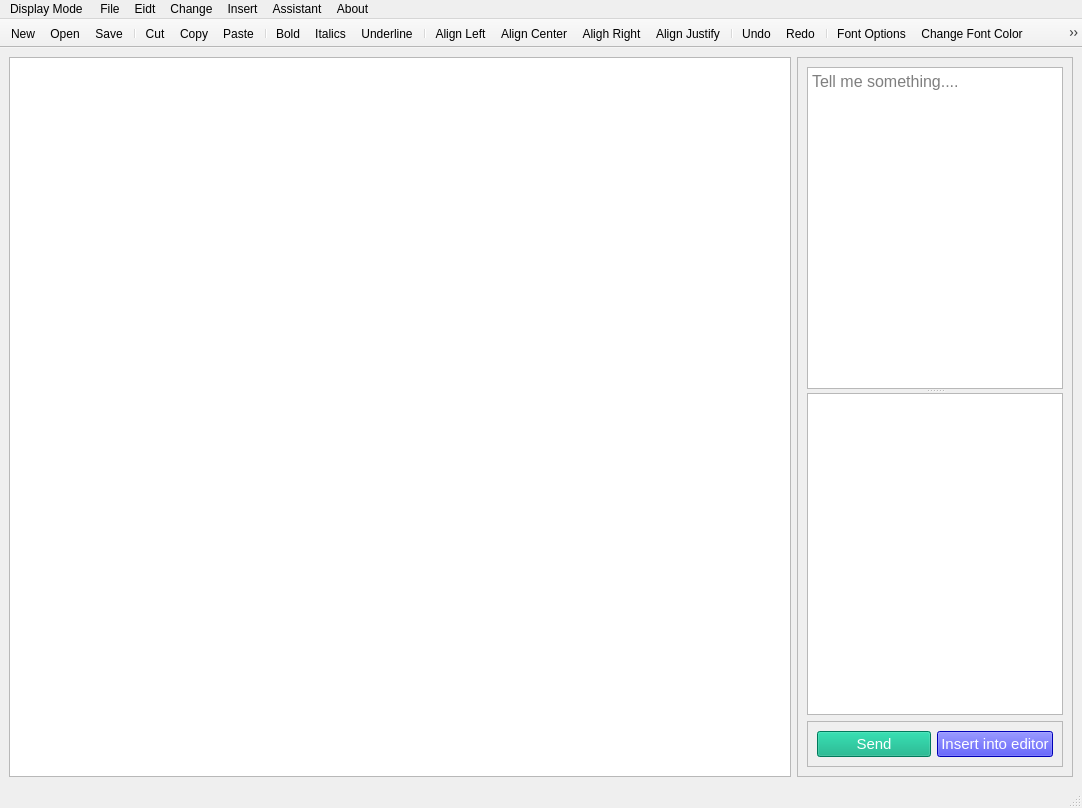
<?xml version="1.0" encoding="UTF-8"?>
<ui version="4.0">
 <class>Editor</class>
 <widget class="QMainWindow" name="Editor">
  <property name="geometry">
   <rect>
    <x>0</x>
    <y>0</y>
    <width>1082</width>
    <height>808</height>
   </rect>
  </property>
  <property name="windowTitle">
   <string>Tommy's Docs</string>
  </property>
  <property name="windowIcon">
   <iconset resource="../res.qrc">
    <normaloff>:/img/resources/imgs/_app_icon.ico</normaloff>:/img/resources/imgs/_app_icon.ico</iconset>
  </property>
  <widget class="QWidget" name="centralwidget">
   <layout class="QHBoxLayout" name="horizontalLayout_2">
    <item>
     <widget class="QTextEdit" name="textEdit">
      <property name="font">
       <font>
        <pointsize>12</pointsize>
       </font>
      </property>
     </widget>
    </item>
    <item>
     <widget class="QFrame" name="chatbot_frame">
      <property name="maximumSize">
       <size>
        <width>400</width>
        <height>16777215</height>
       </size>
      </property>
      <property name="frameShape">
       <enum>QFrame::StyledPanel</enum>
      </property>
      <property name="frameShadow">
       <enum>QFrame::Raised</enum>
      </property>
      <layout class="QVBoxLayout" name="verticalLayout">
       <item>
        <widget class="QSplitter" name="splitter">
         <property name="orientation">
          <enum>Qt::Vertical</enum>
         </property>
         <property name="childrenCollapsible">
          <bool>false</bool>
         </property>
         <widget class="QTextEdit" name="prompt">
          <property name="font">
           <font>
            <pointsize>12</pointsize>
           </font>
          </property>
          <property name="placeholderText">
           <string>Tell me something....</string>
          </property>
         </widget>
         <widget class="QTextEdit" name="response">
          <property name="font">
           <font>
            <pointsize>11</pointsize>
           </font>
          </property>
         </widget>
        </widget>
       </item>
       <item>
        <widget class="QFrame" name="frame">
         <property name="frameShape">
          <enum>QFrame::StyledPanel</enum>
         </property>
         <property name="frameShadow">
          <enum>QFrame::Raised</enum>
         </property>
         <layout class="QHBoxLayout" name="horizontalLayout">
          <item>
           <widget class="QPushButton" name="send_pushButton">
            <property name="font">
             <font>
              <pointsize>11</pointsize>
             </font>
            </property>
            <property name="styleSheet">
             <string notr="true">background-color: rgb(0, 170, 127);
color: rgb(255, 255, 255);</string>
            </property>
            <property name="text">
             <string>Send</string>
            </property>
           </widget>
          </item>
          <item>
           <widget class="QPushButton" name="insert_pushButton">
            <property name="font">
             <font>
              <pointsize>11</pointsize>
             </font>
            </property>
            <property name="styleSheet">
             <string notr="true">background-color: rgb(0, 0, 255);
color: rgb(255, 255, 255);</string>
            </property>
            <property name="text">
             <string>Insert into editor</string>
            </property>
           </widget>
          </item>
         </layout>
        </widget>
       </item>
      </layout>
     </widget>
    </item>
   </layout>
  </widget>
  <widget class="QMenuBar" name="menubar">
   <property name="geometry">
    <rect>
     <x>0</x>
     <y>0</y>
     <width>1082</width>
     <height>26</height>
    </rect>
   </property>
   <widget class="QMenu" name="menuFile">
    <property name="title">
     <string>File</string>
    </property>
    <addaction name="actionNew"/>
    <addaction name="actionOpen"/>
    <addaction name="actionSave"/>
    <addaction name="actionSave_As"/>
    <addaction name="separator"/>
    <addaction name="actionPrint"/>
    <addaction name="actionPrint_Preview"/>
    <addaction name="actionExport_to_PDF"/>
    <addaction name="separator"/>
    <addaction name="actionExit"/>
   </widget>
   <widget class="QMenu" name="menuEidt">
    <property name="title">
     <string>Eidt</string>
    </property>
    <addaction name="actionCopy"/>
    <addaction name="actionCut"/>
    <addaction name="actionPaste"/>
    <addaction name="separator"/>
    <addaction name="actionUndo"/>
    <addaction name="actionRedo"/>
    <addaction name="separator"/>
    <addaction name="actionSelect_All"/>
   </widget>
   <widget class="QMenu" name="menuChange">
    <property name="title">
     <string>Change</string>
    </property>
    <addaction name="actionChange_Font_Color"/>
    <addaction name="actionChange_Background_Color"/>
   </widget>
   <widget class="QMenu" name="menuInsert">
    <property name="title">
     <string>Insert</string>
    </property>
    <addaction name="actionInsert_Time"/>
    <addaction name="actionInsert_Date"/>
   </widget>
   <widget class="QMenu" name="menuAssistant">
    <property name="title">
     <string>Assistant</string>
    </property>
    <addaction name="actionOpen_Assistant"/>
    <addaction name="actionParaphrase_Text"/>
    <addaction name="actionSummarize_Text"/>
   </widget>
   <widget class="QMenu" name="menuAbout">
    <property name="title">
     <string>About</string>
    </property>
    <addaction name="actionDeveloper"/>
    <addaction name="actionAbout_App"/>
   </widget>
   <widget class="QMenu" name="menuDisplay_Mode">
    <property name="title">
     <string>Display Mode </string>
    </property>
    <addaction name="actionMobile_2"/>
    <addaction name="actionTablet_2"/>
    <addaction name="actionDesktop_2"/>
   </widget>
   <addaction name="menuDisplay_Mode"/>
   <addaction name="menuFile"/>
   <addaction name="menuEidt"/>
   <addaction name="menuChange"/>
   <addaction name="menuInsert"/>
   <addaction name="menuAssistant"/>
   <addaction name="menuAbout"/>
  </widget>
  <widget class="QStatusBar" name="statusbar"/>
  <widget class="QToolBar" name="toolBar">
   <property name="windowTitle">
    <string>toolBar</string>
   </property>
   <property name="movable">
    <bool>false</bool>
   </property>
   <property name="floatable">
    <bool>true</bool>
   </property>
   <attribute name="toolBarArea">
    <enum>TopToolBarArea</enum>
   </attribute>
   <attribute name="toolBarBreak">
    <bool>false</bool>
   </attribute>
   <addaction name="actionNew"/>
   <addaction name="actionOpen"/>
   <addaction name="actionSave"/>
   <addaction name="separator"/>
   <addaction name="actionCut"/>
   <addaction name="actionCopy"/>
   <addaction name="actionPaste"/>
   <addaction name="separator"/>
   <addaction name="actionBold"/>
   <addaction name="actionItalics"/>
   <addaction name="actionUnderline"/>
   <addaction name="separator"/>
   <addaction name="actionAlign_Left"/>
   <addaction name="actionAlign_Center"/>
   <addaction name="actionAlign_Right"/>
   <addaction name="actionAlign_Justify"/>
   <addaction name="separator"/>
   <addaction name="actionUndo"/>
   <addaction name="actionRedo"/>
   <addaction name="separator"/>
   <addaction name="actionFont_Options"/>
   <addaction name="actionChange_Font_Color"/>
   <addaction name="actionChange_Background_Color"/>
   <addaction name="separator"/>
   <addaction name="actionExport_to_PDF"/>
   <addaction name="actionPrint_Preview"/>
   <addaction name="actionPrint"/>
   <addaction name="separator"/>
   <addaction name="actionInsert_Date"/>
   <addaction name="actionInsert_Time"/>
   <addaction name="separator"/>
   <addaction name="actionOpen_Assistant"/>
   <addaction name="actionRead_out"/>
   <addaction name="actionSpeech_to_Text"/>
  </widget>
  <action name="actionNew">
   <property name="icon">
    <iconset resource="../res.qrc">
     <normaloff>:/img/resources/imgs/new.png</normaloff>:/img/resources/imgs/new.png</iconset>
   </property>
   <property name="text">
    <string>New</string>
   </property>
   <property name="toolTip">
    <string>Create a new file</string>
   </property>
   <property name="shortcut">
    <string>Ctrl+N</string>
   </property>
  </action>
  <action name="actionOpen">
   <property name="icon">
    <iconset resource="../res.qrc">
     <normaloff>:/img/resources/imgs/open.png</normaloff>:/img/resources/imgs/open.png</iconset>
   </property>
   <property name="text">
    <string>Open</string>
   </property>
   <property name="toolTip">
    <string>Open a file</string>
   </property>
   <property name="shortcut">
    <string>Ctrl+O</string>
   </property>
  </action>
  <action name="actionSave">
   <property name="icon">
    <iconset resource="../res.qrc">
     <normaloff>:/img/resources/imgs/save.png</normaloff>:/img/resources/imgs/save.png</iconset>
   </property>
   <property name="text">
    <string>Save</string>
   </property>
   <property name="toolTip">
    <string>Save this file</string>
   </property>
   <property name="shortcut">
    <string>Ctrl+S</string>
   </property>
  </action>
  <action name="actionSave_As">
   <property name="icon">
    <iconset resource="../res.qrc">
     <normaloff>:/img/resources/imgs/save_as.png</normaloff>:/img/resources/imgs/save_as.png</iconset>
   </property>
   <property name="text">
    <string>Save As</string>
   </property>
   <property name="toolTip">
    <string>Save as</string>
   </property>
   <property name="shortcut">
    <string>Ctrl+Alt+ß</string>
   </property>
  </action>
  <action name="actionCut">
   <property name="icon">
    <iconset resource="../res.qrc">
     <normaloff>:/img/resources/imgs/Cut.png</normaloff>:/img/resources/imgs/Cut.png</iconset>
   </property>
   <property name="text">
    <string>Cut</string>
   </property>
   <property name="toolTip">
    <string>Cut</string>
   </property>
   <property name="shortcut">
    <string>Ctrl+X</string>
   </property>
  </action>
  <action name="actionCopy">
   <property name="icon">
    <iconset resource="../res.qrc">
     <normaloff>:/img/resources/imgs/Copy.png</normaloff>:/img/resources/imgs/Copy.png</iconset>
   </property>
   <property name="text">
    <string>Copy</string>
   </property>
   <property name="toolTip">
    <string>Copy selected text</string>
   </property>
   <property name="shortcut">
    <string>Ctrl+C</string>
   </property>
  </action>
  <action name="actionPaste">
   <property name="icon">
    <iconset resource="../res.qrc">
     <normaloff>:/img/resources/imgs/Paste.png</normaloff>:/img/resources/imgs/Paste.png</iconset>
   </property>
   <property name="text">
    <string>Paste</string>
   </property>
   <property name="toolTip">
    <string>Paste text</string>
   </property>
   <property name="shortcut">
    <string>Ctrl+V</string>
   </property>
  </action>
  <action name="actionAlign_Left">
   <property name="icon">
    <iconset resource="../res.qrc">
     <normaloff>:/img/resources/imgs/text_align_left.png</normaloff>:/img/resources/imgs/text_align_left.png</iconset>
   </property>
   <property name="text">
    <string>Align Left</string>
   </property>
   <property name="toolTip">
    <string>Align text to the left</string>
   </property>
   <property name="shortcut">
    <string>Ctrl+L</string>
   </property>
  </action>
  <action name="actionAlign_Right">
   <property name="icon">
    <iconset resource="../res.qrc">
     <normaloff>:/img/resources/imgs/text_align_right.png</normaloff>:/img/resources/imgs/text_align_right.png</iconset>
   </property>
   <property name="text">
    <string>Aligh Right</string>
   </property>
   <property name="toolTip">
    <string>Align text to the right</string>
   </property>
   <property name="shortcut">
    <string>Ctrl+R</string>
   </property>
  </action>
  <action name="actionAlign_Center">
   <property name="icon">
    <iconset resource="../res.qrc">
     <normaloff>:/img/resources/imgs/text_align_center.png</normaloff>:/img/resources/imgs/text_align_center.png</iconset>
   </property>
   <property name="text">
    <string>Align Center</string>
   </property>
   <property name="toolTip">
    <string>Aling text to the center</string>
   </property>
   <property name="shortcut">
    <string>Ctrl+E</string>
   </property>
  </action>
  <action name="actionAlign_Justify">
   <property name="icon">
    <iconset resource="../res.qrc">
     <normaloff>:/img/resources/imgs/text_align_justify.png</normaloff>:/img/resources/imgs/text_align_justify.png</iconset>
   </property>
   <property name="text">
    <string>Align Justify</string>
   </property>
   <property name="toolTip">
    <string>Justify text alignment</string>
   </property>
   <property name="shortcut">
    <string>Ctrl+J</string>
   </property>
  </action>
  <action name="actionBold">
   <property name="icon">
    <iconset resource="../res.qrc">
     <normaloff>:/img/resources/imgs/text_bold.png</normaloff>:/img/resources/imgs/text_bold.png</iconset>
   </property>
   <property name="text">
    <string>Bold</string>
   </property>
   <property name="toolTip">
    <string>Make text bold</string>
   </property>
   <property name="shortcut">
    <string>Ctrl+B</string>
   </property>
  </action>
  <action name="actionItalics">
   <property name="icon">
    <iconset resource="../res.qrc">
     <normaloff>:/img/resources/imgs/text_italic.png</normaloff>:/img/resources/imgs/text_italic.png</iconset>
   </property>
   <property name="text">
    <string>Italics</string>
   </property>
   <property name="toolTip">
    <string>Italicisize text</string>
   </property>
   <property name="shortcut">
    <string>Ctrl+I</string>
   </property>
  </action>
  <action name="actionUnderline">
   <property name="icon">
    <iconset resource="../res.qrc">
     <normaloff>:/img/resources/imgs/underline_icon.png</normaloff>:/img/resources/imgs/underline_icon.png</iconset>
   </property>
   <property name="text">
    <string>Underline</string>
   </property>
   <property name="toolTip">
    <string>Underline text</string>
   </property>
  </action>
  <action name="actionUndo">
   <property name="icon">
    <iconset resource="../res.qrc">
     <normaloff>:/img/resources/imgs/Undo.png</normaloff>:/img/resources/imgs/Undo.png</iconset>
   </property>
   <property name="text">
    <string>Undo</string>
   </property>
   <property name="toolTip">
    <string>Undo recent activity</string>
   </property>
   <property name="shortcut">
    <string>Ctrl+Z</string>
   </property>
  </action>
  <action name="actionRedo">
   <property name="icon">
    <iconset resource="../res.qrc">
     <normaloff>:/img/resources/imgs/Redo.png</normaloff>:/img/resources/imgs/Redo.png</iconset>
   </property>
   <property name="text">
    <string>Redo</string>
   </property>
   <property name="toolTip">
    <string>Redo recent activity</string>
   </property>
   <property name="shortcut">
    <string>Ctrl+Y</string>
   </property>
  </action>
  <action name="actionFont_Options">
   <property name="icon">
    <iconset resource="../res.qrc">
     <normaloff>:/img/resources/imgs/font.png</normaloff>:/img/resources/imgs/font.png</iconset>
   </property>
   <property name="text">
    <string>Font Options</string>
   </property>
   <property name="toolTip">
    <string>Change font options</string>
   </property>
  </action>
  <action name="actionChange_Font_Color">
   <property name="icon">
    <iconset resource="../res.qrc">
     <normaloff>:/img/resources/imgs/change_text_color.png</normaloff>:/img/resources/imgs/change_text_color.png</iconset>
   </property>
   <property name="text">
    <string>Change Font Color</string>
   </property>
   <property name="toolTip">
    <string>Change font color</string>
   </property>
  </action>
  <action name="actionChange_Background_Color">
   <property name="icon">
    <iconset resource="../res.qrc">
     <normaloff>:/img/resources/imgs/bg_color.png</normaloff>:/img/resources/imgs/bg_color.png</iconset>
   </property>
   <property name="text">
    <string>Change Background Color</string>
   </property>
   <property name="toolTip">
    <string>Change background color</string>
   </property>
  </action>
  <action name="actionInsert_Date">
   <property name="icon">
    <iconset resource="../res.qrc">
     <normaloff>:/img/resources/imgs/Calendar.png</normaloff>:/img/resources/imgs/Calendar.png</iconset>
   </property>
   <property name="text">
    <string>Insert Date</string>
   </property>
   <property name="toolTip">
    <string>Insert today's date</string>
   </property>
  </action>
  <action name="actionInsert_Time">
   <property name="icon">
    <iconset resource="../res.qrc">
     <normaloff>:/img/resources/imgs/Clock.png</normaloff>:/img/resources/imgs/Clock.png</iconset>
   </property>
   <property name="text">
    <string>Insert Time</string>
   </property>
   <property name="toolTip">
    <string>Insert current time</string>
   </property>
  </action>
  <action name="actionExport_to_PDF">
   <property name="icon">
    <iconset resource="../res.qrc">
     <normaloff>:/img/resources/imgs/doc_pdf.png</normaloff>:/img/resources/imgs/doc_pdf.png</iconset>
   </property>
   <property name="text">
    <string>Export to PDF</string>
   </property>
   <property name="toolTip">
    <string>Export document as pdf</string>
   </property>
   <property name="shortcut">
    <string>Alt+Shift+E</string>
   </property>
  </action>
  <action name="actionPrint_Preview">
   <property name="icon">
    <iconset resource="../res.qrc">
     <normaloff>:/img/resources/imgs/Preview.png</normaloff>:/img/resources/imgs/Preview.png</iconset>
   </property>
   <property name="text">
    <string>Print Preview</string>
   </property>
   <property name="toolTip">
    <string>open print preview</string>
   </property>
  </action>
  <action name="actionPrint">
   <property name="icon">
    <iconset resource="../res.qrc">
     <normaloff>:/img/resources/imgs/Print.png</normaloff>:/img/resources/imgs/Print.png</iconset>
   </property>
   <property name="text">
    <string>Print</string>
   </property>
   <property name="toolTip">
    <string>Print document</string>
   </property>
   <property name="shortcut">
    <string>Ctrl+P</string>
   </property>
  </action>
  <action name="actionOpen_Assistant">
   <property name="icon">
    <iconset resource="../res.qrc">
     <normaloff>:/img/resources/imgs/bot.png</normaloff>:/img/resources/imgs/bot.png</iconset>
   </property>
   <property name="text">
    <string>Open Assistant</string>
   </property>
   <property name="toolTip">
    <string>Open Chatbot</string>
   </property>
  </action>
  <action name="actionSelect_All">
   <property name="icon">
    <iconset resource="../res.qrc">
     <normaloff>:/img/resources/imgs/select_all.png</normaloff>:/img/resources/imgs/select_all.png</iconset>
   </property>
   <property name="text">
    <string>Select All</string>
   </property>
   <property name="toolTip">
    <string>Select all text</string>
   </property>
   <property name="shortcut">
    <string>Ctrl+A</string>
   </property>
  </action>
  <action name="actionClear_All">
   <property name="icon">
    <iconset resource="../res.qrc">
     <normaloff>:/img/resources/imgs/clear_all.ico</normaloff>:/img/resources/imgs/clear_all.ico</iconset>
   </property>
   <property name="text">
    <string>Clear All</string>
   </property>
   <property name="toolTip">
    <string>Clear all text</string>
   </property>
   <property name="shortcut">
    <string>Shift+Del</string>
   </property>
  </action>
  <action name="actionDeveloper">
   <property name="icon">
    <iconset resource="../res.qrc">
     <normaloff>:/img/resources/imgs/personal-information.ico</normaloff>:/img/resources/imgs/personal-information.ico</iconset>
   </property>
   <property name="text">
    <string>Developer</string>
   </property>
   <property name="toolTip">
    <string>About the developer</string>
   </property>
  </action>
  <action name="actionAbout_App">
   <property name="icon">
    <iconset resource="../res.qrc">
     <normaloff>:/img/resources/imgs/app_info.png</normaloff>:/img/resources/imgs/app_info.png</iconset>
   </property>
   <property name="text">
    <string>About App</string>
   </property>
   <property name="toolTip">
    <string>About App</string>
   </property>
  </action>
  <action name="actionParaphrase_Text">
   <property name="text">
    <string>Paraphrase Text</string>
   </property>
   <property name="toolTip">
    <string>Paraphrase selected text</string>
   </property>
  </action>
  <action name="actionSummarize_Text">
   <property name="text">
    <string>Summarize Text</string>
   </property>
   <property name="toolTip">
    <string>Summarize selected text</string>
   </property>
  </action>
  <action name="actionExit">
   <property name="icon">
    <iconset resource="../res.qrc">
     <normaloff>:/img/resources/imgs/exit.png</normaloff>:/img/resources/imgs/exit.png</iconset>
   </property>
   <property name="text">
    <string>Exit</string>
   </property>
   <property name="shortcut">
    <string>Ctrl+Q</string>
   </property>
  </action>
  <action name="actionRead_out">
   <property name="icon">
    <iconset resource="../res.qrc">
     <normaloff>:/img/resources/imgs/voice.png</normaloff>:/img/resources/imgs/voice.png</iconset>
   </property>
   <property name="text">
    <string>Read out</string>
   </property>
   <property name="toolTip">
    <string>read the text</string>
   </property>
  </action>
  <action name="actionMobile_2">
   <property name="icon">
    <iconset resource="../res.qrc">
     <normaloff>:/img/resources/imgs/Mobile.png</normaloff>:/img/resources/imgs/Mobile.png</iconset>
   </property>
   <property name="text">
    <string>Mobile</string>
   </property>
   <property name="toolTip">
    <string>mobile display</string>
   </property>
  </action>
  <action name="actionTablet_2">
   <property name="icon">
    <iconset resource="../res.qrc">
     <normaloff>:/img/resources/imgs/Tablet.png</normaloff>:/img/resources/imgs/Tablet.png</iconset>
   </property>
   <property name="text">
    <string>Tablet</string>
   </property>
   <property name="toolTip">
    <string>tablet display</string>
   </property>
  </action>
  <action name="actionDesktop_2">
   <property name="icon">
    <iconset resource="../res.qrc">
     <normaloff>:/img/resources/imgs/Desktop.png</normaloff>:/img/resources/imgs/Desktop.png</iconset>
   </property>
   <property name="text">
    <string>Desktop</string>
   </property>
   <property name="toolTip">
    <string>Desktop display</string>
   </property>
  </action>
  <action name="actionSpeech_to_Text">
   <property name="icon">
    <iconset resource="../res.qrc">
     <normaloff>:/img/resources/imgs/speech-to-text2-1.png</normaloff>:/img/resources/imgs/speech-to-text2-1.png</iconset>
   </property>
   <property name="text">
    <string>Speech to Text</string>
   </property>
   <property name="toolTip">
    <string>speech to text</string>
   </property>
  </action>
 </widget>
 <resources>
  <include location="../res.qrc"/>
 </resources>
 <connections/>
</ui>
